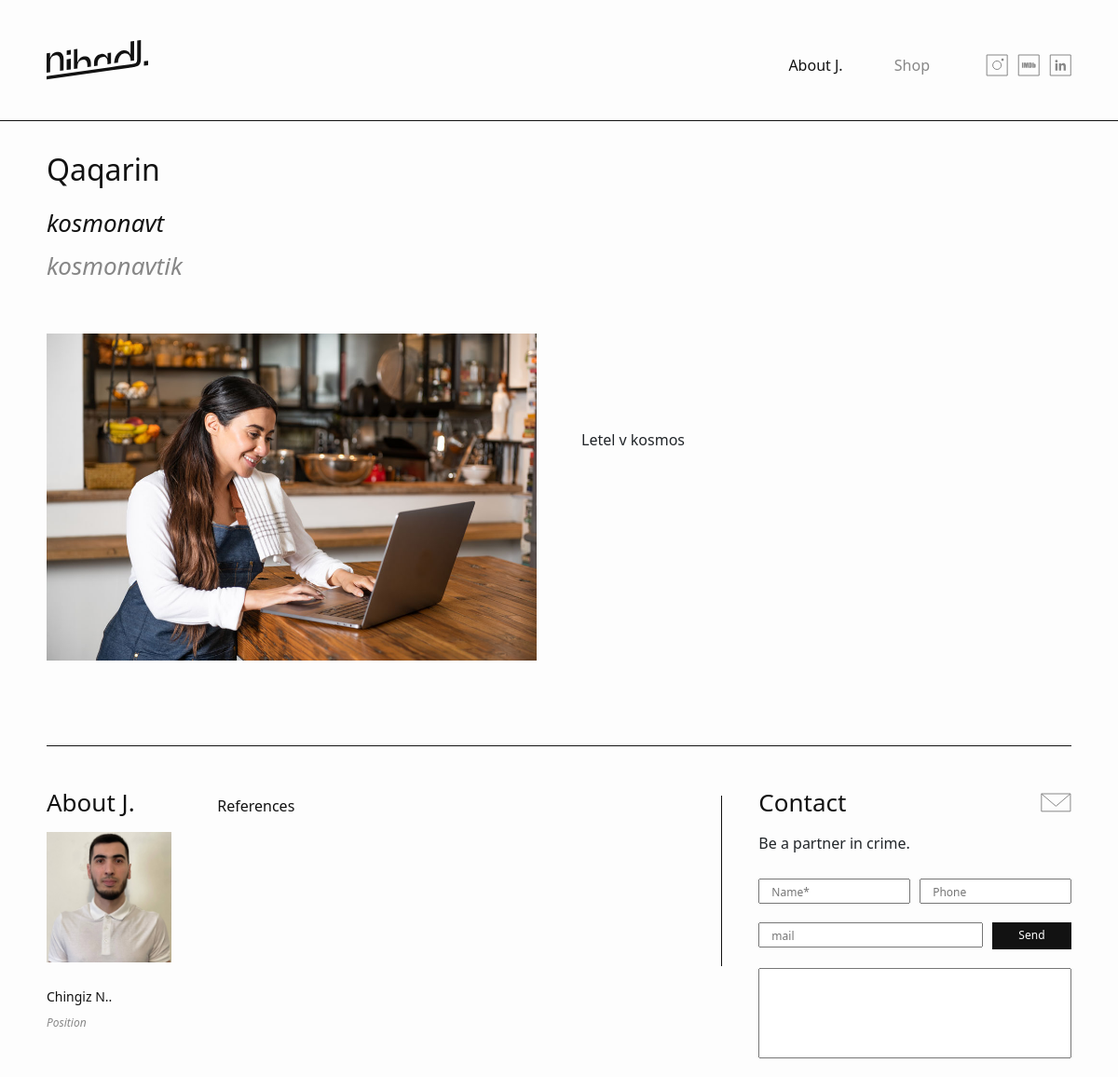
/projects/3/, run on the app's committed database.
### design_project/models.py (models this page shows, shortened)
class Work(models.Model):
    image = models.ImageField(upload_to='images/', blank=True, verbose_name='изображение')
    name = models.CharField(max_length=50, verbose_name='имя')
    sub_title = models.CharField(max_length=100, verbose_name='название')
    description = models.CharField(max_length=150, verbose_name='описание')
    text = models.TextField(max_length=2500, verbose_name='текст')
    created_up = models.DateTimeField(auto_now_add=True, verbose_name='дата создание')

### design_project/views.py (the view)
# urls.py: path('projects/<int:pk>/', ProjectDetail.as_view(), name='projects'),
class ProjectDetail(DetailView):
    model = Work
    template_name = 'web/projects.html'

### design_project/forms.py
class Contact(forms.Form):
    name = forms.CharField(required=True,
                           widget=forms.TextInput(attrs={'class': 'input', 'placeholder': 'Name*'}))
    phone = forms.IntegerField(required=True,
                               widget=forms.TextInput(attrs={'class': 'input', 'placeholder': 'Phone'}))
    mail = forms.EmailField(required=True,
                            widget=forms.TextInput(attrs={'class': 'input', 'placeholder': 'mail'}))
    text = forms.CharField(required=True,
                           widget=forms.TextInput(attrs={'class': 'message-box'}))

### design_project/context_processors.py (called while the page is built)
def form_contact(request):
    form = Contact()
    return {'form_contact': form}

### design_project/templates/web/projects.html (shortened to what this page needs)
{% extends 'web/base.html' %}
{% block projects %}
{% load static %}
        <main>
            <section class="section-works projects">
                <div class="my-container">
                    <div class="projects-title">
                        <h1 class="title">{{object.name}}</h1>
                        <h2 class="subtitle">{{object.sub_title}}</h2>
                        <h2 class="position">{{object.description}}</h2>
                    </div>
                </div>
                <div class="my-container">
                    <div class="projects-wrapper">
                        <div class="row gx-lg-5">
                            <div class="col-lg-6 col-md-6 col-sm-6  col-12">
                                <div class="image-box">
                                    <img src="{{MEDIA_URL}}/media/{{object.image}}" alt="">
                                </div>
                            </div>
                            <div class="col-lg-6 col-md-6 col-sm-6  col-12">
                                <div class="content">
                                    <p>{{object.text}}</p>
                                </div>
                            </div>
                        </div>
                    </div>
                </div>
        </section>
    </main>
{% endblock projects %}

### data on the page
Work: name "Qaqarin", sub_title "kosmonavt", description "kosmonavtik", image (picture), text "Letel v kosmos"
